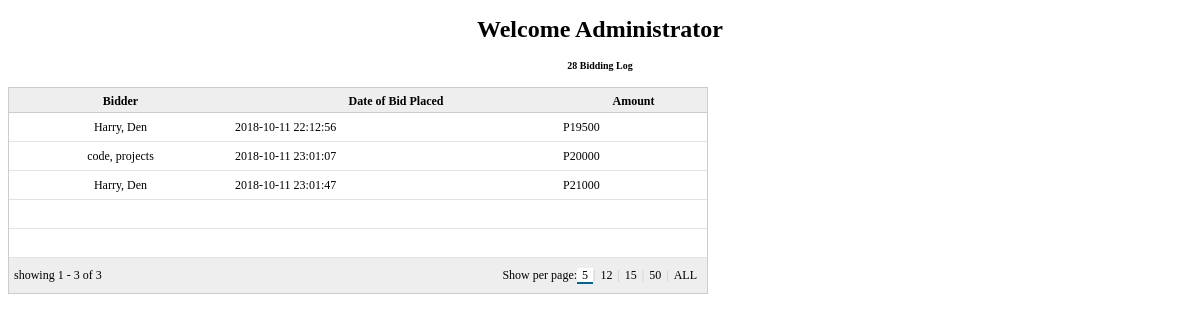
Page /administrator/bidlist.php?id=28 (signed in) on the committed database.
### tables this page shows
CREATE TABLE IF NOT EXISTS `bidreport` (
`bidid` int(11) NOT NULL,
  `productid` int(11) NOT NULL,
  `bidder` varchar(60) NOT NULL,
  `biddatetime` varchar(60) NOT NULL,
  `bidamount` int(11) NOT NULL,
  `status` int(11) NOT NULL
);

CREATE TABLE IF NOT EXISTS `member` (
`memberid` int(11) NOT NULL,
  `lastname` varchar(30) NOT NULL,
  `firstname` varchar(30) NOT NULL,
  `gender` varchar(10) NOT NULL,
  `userid` varchar(20) NOT NULL,
  `password` varchar(30) NOT NULL,
  `email` varchar(30) NOT NULL,
  `contactno` int(11) NOT NULL,
  `birthdate` varchar(30) NOT NULL,
  `address` varchar(60) NOT NULL,
  `verification` varchar(5) NOT NULL,
  `memberimg` varchar(100) NOT NULL
);

### administrator/bidlist.php (the view, shortened to what this page needs)
<?php
require ("../db.php");
?>
<!DOCTYPE html>
<html xmlns="http://www.w3.org/1999/xhtml">
<head>
	<link rel="stylesheet" type="text/css" href="jTPS/jTPS.css">
<meta charset="UTF-8"></head>
<body>
	<div id="container">
					<center><h1>Welcome Administrator</h1></center>
					<?php
					$id = $_GET['id'];
					?>
						  <center><h5><?php echo "$id"; ?> Bidding Log</h5></center>
                           <div id="bodycon">
                          <table id="demoTable" style="border: 1px solid #ccc;" cellspacing="0" width="700">
        <thead>
                <?php echo '<tr>';
                        echo '<th sort="index">Bidder</th>';
                        echo '<th sort="date">Date of Bid Placed</th>';
                        echo '<th sort="description">Amount</th>';
                echo'</tr>'; ?>
        </thead>
        <tbody>
        	<?php
				$prodid = $_GET['id'];
				$query = mysqli_query($conn,"SELECT * FROM bidreport LEFT JOIN member ON member.memberid = bidreport.bidder LEFT JOIN products ON products.productid = bidreport.productid WHERE products.productid = '$prodid'") or die(mysqli_error());
				while ($prod = mysqli_fetch_array($query)){
					echo
					"<tr>
                        <td align='center'>".$prod['lastname'].", ".$prod['firstname']."</td>
                        <td>".$prod['biddatetime']."</td>
                        <td>P".$prod['bidamount']."</td>
					</tr>";
				}
			?>
        </tbody>
        <tfoot class="nav">
                <tr>
                        <td colspan=7>
                                <div class="selectPerPage"></div>
                                <div class="status"></div>
                        </td>
                </tr>
        </tfoot>
</table>
	</div>
</body>
</html>

### administrator/jTPS/jTPS.css (style rules this page uses)
.jTPS tfoot .pagination, tfoot .paginationTitle, tfoot .selectPerPage { float: right; white-space: nowrap; line-height: 25px; vertical-align: middle; }
.jTPS tfoot .status { white-space: nowrap; line-height: 25px; vertical-align: middle; }
.jTPS tfoot td { padding: 5px; background: #eee url(eeGrad2.gif) bottom repeat-x; }
.jTPS thead th { color: #000; background: #eee url(eeGrad2.gif) bottom repeat-x; border-bottom: 1px solid #ccc; padding-top: 6px !important; }
.jTPS tbody td { border-bottom: 1px solid #e3e3e3; }

### administrator/bidlist.php (style rules this page uses)
body { font-family: Tahoma; font-size: 9pt; }
#demoTable thead th { white-space: nowrap; overflow-x:hidden; padding: 3px; }
#demoTable tbody td { padding: 3px; }

### rows in the picture
bidreport: member.lastname "Harry", member.firstname "Den", biddatetime "2018-10-11 22:12:56", bidamount "19500"
bidreport: member.lastname "code", member.firstname "projects", biddatetime "2018-10-11 23:01:07", bidamount "20000"
bidreport: member.lastname "Harry", member.firstname "Den", biddatetime "2018-10-11 23:01:47", bidamount "21000"

### other values in the picture
$id "28"
